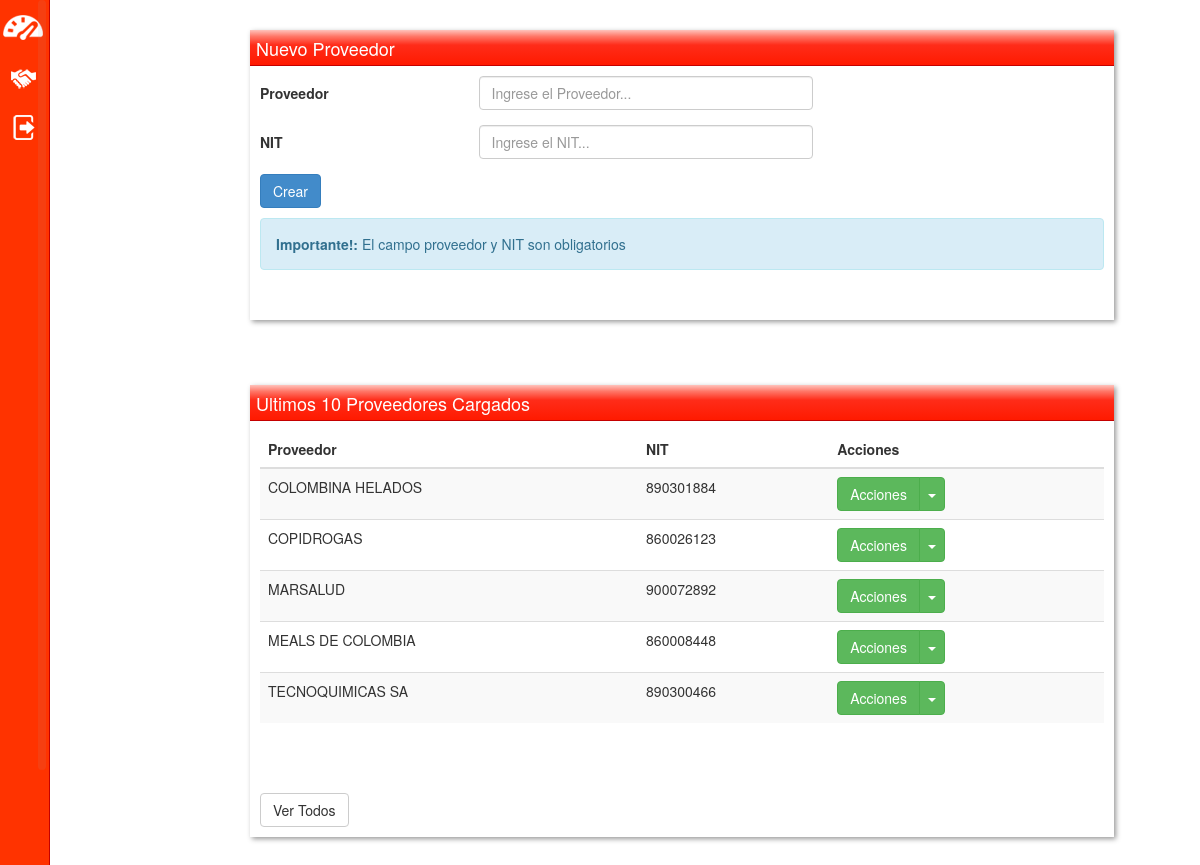
The app's page /dashboard/proveedores/index.php (signed in), older data.
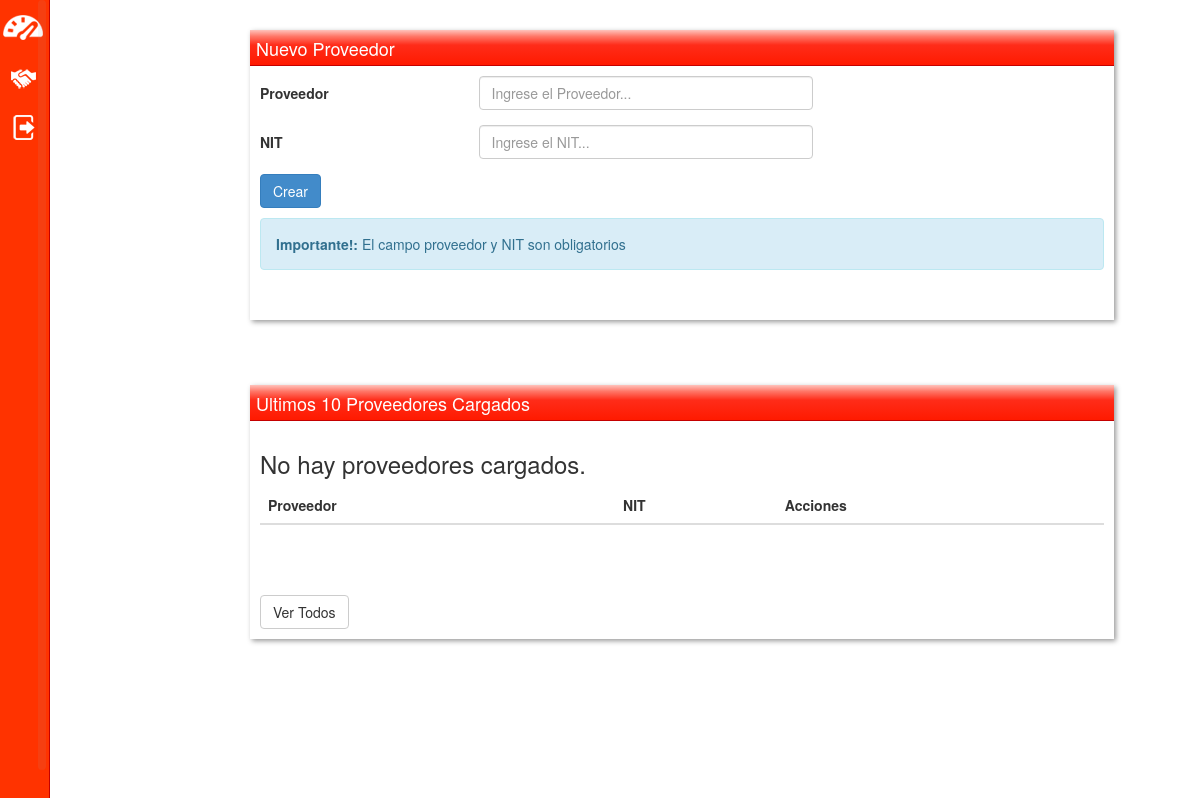
The same page, newer data.
### tables this page shows
CREATE TABLE IF NOT EXISTS `ed_proveedores` (
  `idproveedor` int(11) NOT NULL AUTO_INCREMENT,
  `proveedor` varchar(45) NOT NULL,
  `nit` varchar(11) NOT NULL,
  PRIMARY KEY (`idproveedor`)
);

### includes/funcionesProveedores.php (called while the page is built, shortened)
<?php
class ServiciosProveedores {
function traerProveedores() {
	$sql = "select idproveedor,proveedor,nit from ed_proveedores order by proveedor";
	$res 		=	$this->query($sql,0);
	if ($res == false) {
		return 'Error al traer datos';
	} else {
		return $res;
	}
}
Function query($sql,$accion) {
		$hostname = "localhost";
		$database = "ed_base";
		$username = "root";
		$password = "";
		$conex = mysql_connect($hostname,$username,$password) or die ("no se puede conectar".mysql_error());
                $error = 0;
		$result=mysql_query($sql,$conex);
		if($error==1){
			mysql_query("ROLLBACK");
			return false;
		}
		 else{
			return $result;
		}
	}
}
?>

### dashboard/proveedores/index.php (the view, shortened to what this page needs)
<?php
if (!isset($_SESSION['usua_cv']))
{
	header('Location: /importadorexportador/index.php');
} else {
include ('../../includes/funcionesProveedores.php');
$serviciosProveedores = new ServiciosProveedores();
$resProveedores = $serviciosProveedores->traerProveedores();
?>
<!DOCTYPE HTML>
<html>
<head>
<link href="../../css/estiloDash.css" rel="stylesheet" type="text/css">
    <link rel="stylesheet" href="../../css/jquery-ui.css">
    <link rel="stylesheet" href="../../bootstrap/css/bootstrap.min.css"/>
   	  <link href="../../css/perfect-scrollbar.css" rel="stylesheet">
</head>
<body>
<div id="navigation" >
     <div class="menuHober">
     	<ul class="ulHober">
                <li class="arriba">
                	<div class="icodashboard2" id="tooltip2"></div>
                </li>
                <li>
                	<div class="icocontratos2" id="tooltip4"></div>
                </li>
                <li>
                	<div class="icosalir2" id="tooltip8"></div>
                </li>
            </ul>
     </div>
</div>
<div id="ingoGral" style=" margin-left:240px; padding-top:20px;">
    <div class="boxInfo">
        <div id="headBoxInfo">
        	<p style="color: #fff; font-size:18px; height:16px;">Nuevo Proveedor</p>
        </div>
    	<div class="cuerpoBox">
        <form class="form-horizontal formulario" role="form">
                	<div class="form-group">
                    	<label for="proveedor" class="col-lg-3 control-label" style="text-align:left">Proveedor</label>
                        <div class="col-lg-5">
                        	<input type="text" class="form-control" id="proveedor" name="proveedor" placeholder="Ingrese el Proveedor..." required>
                        </div>
                    </div>
                    <div class="form-group">
                    	<label for="direccion" class="col-lg-3 control-label" style="text-align:left">NIT</label>
                        <div class="col-lg-5">
                        	<input type="text" class="form-control" id="nit" name="nit" placeholder="Ingrese el NIT..." required>
                        </div>
                    </div>
                    <ul class="list-inline">
                    	<li>
                    		<button type="button" class="btn btn-primary" id="cargar" style="margin-left:0px;">Crear</button>
                        </li>
                    </ul>
                    <div id="error" class="alert alert-info">
                		<p><strong>Importante!:</strong> El campo proveedor y NIT son obligatorios</p>
                	</div>
                </form>
                <br>
        </div>
    </div>
    <div class="boxInfo">
        <div id="headBoxInfo">
        	<p style="color: #fff; font-size:18px; height:16px;">Ultimos 10 Proveedores Cargados</p>
        </div>
    	<div class="cuerpoBox">
        	<table class="table table-striped">
            	<thead>
                	<tr>
                    	<th>Proveedor</th>
                        <th>NIT</th>
                        <th>Acciones</th>
                    </tr>
                </thead>
                <tbody>
                	<?php
						if (mysql_num_rows($resProveedores)>0) {
							while ($row = mysql_fetch_array($resProveedores)) {
					?>
                    	<tr>
                        	<td><?php echo utf8_encode($row['proveedor']); ?></td>
                            <td><?php echo utf8_encode($row['nit']); ?></td>
                            <td>
                            		<div class="btn-group">
										<button class="btn btn-success" type="button">Acciones</button>
										<button class="btn btn-success dropdown-toggle" data-toggle="dropdown" type="button">
										<span class="caret"></span>
										</button>
									</div>
                             </td>
                        </tr>
                    <?php } ?>
                    <?php } else { ?>
                    	<h3>No hay proveedores cargados.</h3>
                    <?php } ?>
                </tbody>
            </table>
            <div style="height:50px;">
            </div>
            <button type="button" class="btn btn-default ver" style="margin-left:0px;">Ver Todos</button>
        </div>
    </div>
</div>
<?php } ?>
</body>
</html>

Row changes from the older to the newer data that the page shows:
removed ed_proveedores: proveedor "COLOMBINA HELADOS", nit "890301884"
removed ed_proveedores: proveedor "COPIDROGAS", nit "860026123"
removed ed_proveedores: proveedor "MARSALUD", nit "900072892"
removed ed_proveedores: proveedor "MEALS DE COLOMBIA", nit "860008448"
removed ed_proveedores: proveedor "TECNOQUIMICAS SA", nit "890300466"
Text that changed along with them:
text now shown: "No hay proveedores cargados."
